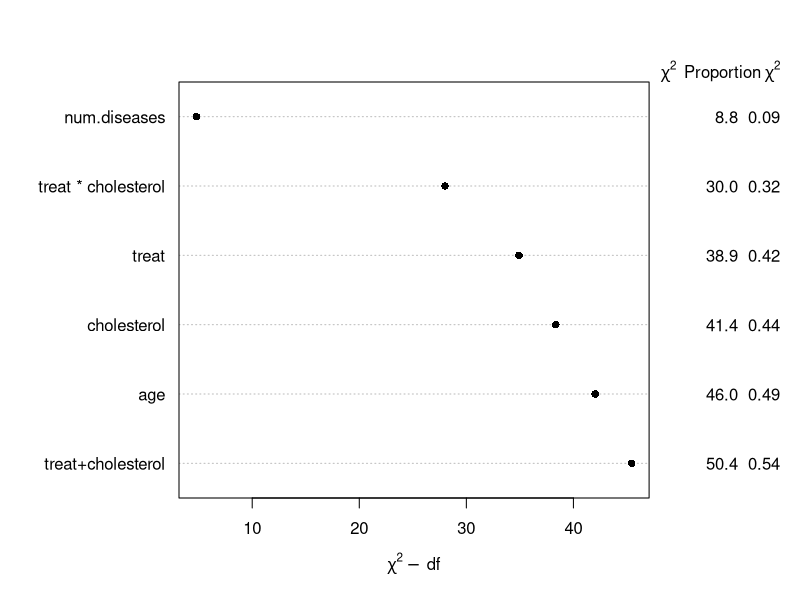

Source code (R): (Note: this script raises an error after producing the figure.)
library(rms)


### Name: anova.rms
### Title: Analysis of Variance (Wald and F Statistics)
### Aliases: anova.rms print.anova.rms plot.anova.rms latex.anova.rms
###   html.anova.rms
### Keywords: models regression htest aplot

### ** Examples

n <- 1000    # define sample size
set.seed(17) # so can reproduce the results
treat <- factor(sample(c('a','b','c'), n,TRUE))
num.diseases <- sample(0:4, n,TRUE)
age <- rnorm(n, 50, 10)
cholesterol <- rnorm(n, 200, 25)
weight <- rnorm(n, 150, 20)
sex <- factor(sample(c('female','male'), n,TRUE))
label(age) <- 'Age'      # label is in Hmisc
label(num.diseases) <- 'Number of Comorbid Diseases'
label(cholesterol) <- 'Total Cholesterol'
label(weight) <- 'Weight, lbs.'
label(sex) <- 'Sex'
units(cholesterol) <- 'mg/dl'   # uses units.default in Hmisc


# Specify population model for log odds that Y=1
L <- .1*(num.diseases-2) + .045*(age-50) +
     (log(cholesterol - 10)-5.2)*(-2*(treat=='a') +
     3.5*(treat=='b')+2*(treat=='c'))
# Simulate binary y to have Prob(y=1) = 1/[1+exp(-L)]
y <- ifelse(runif(n) < plogis(L), 1, 0)


fit <- lrm(y ~ treat + scored(num.diseases) + rcs(age) +
               log(cholesterol+10) + treat:log(cholesterol+10))
a <- anova(fit)                       # Test all factors
b <- anova(fit, treat, cholesterol)   # Test these 2 by themselves
                                      # to get their pooled effects
a
b
# Add a new line to the plot with combined effects
s <- rbind(a, 'treat+cholesterol'=b['TOTAL',])
class(s) <- 'anova.rms'
plot(s, margin=c('chisq', 'proportion chisq'))

g <- lrm(y ~ treat*rcs(age))
dd <- datadist(treat, num.diseases, age, cholesterol)
options(datadist='dd')
p <- Predict(g, age, treat="b")
s <- anova(g)
# Usually omit fontfamily to default to 'Courier'
# It's specified here to make R pass its package-building checks
plot(p, addpanel=pantext(s, 28, 1.9,  fontfamily='Helvetica'))

plot(s, margin=c('chisq', 'proportion chisq'))
# new plot - dot chart of chisq-d.f. with 2 other stats in right margin
# latex(s)                       # nice printout - creates anova.g.tex
options(datadist=NULL)


# Simulate data with from a given model, and display exactly which
# hypotheses are being tested


set.seed(123)
age <- rnorm(500, 50, 15)
treat <- factor(sample(c('a','b','c'), 500, TRUE))
bp  <- rnorm(500, 120, 10)
y   <- ifelse(treat=='a', (age-50)*.05, abs(age-50)*.08) + 3*(treat=='c') +
       pmax(bp, 100)*.09 + rnorm(500)
f   <- ols(y ~ treat*lsp(age,50) + rcs(bp,4))
print(names(coef(f)), quote=FALSE)
specs(f)
anova(f)
an <- anova(f)
options(digits=3)
print(an, 'subscripts')
print(an, 'dots')


an <- anova(f, test='Chisq', ss=FALSE)
plot(0:1)                        # make some plot
tab <- pantext(an, 1.2, .6, lattice=FALSE, fontfamily='Helvetica')
# create function to write table; usually omit fontfamily
tab()                            # execute it; could do tab(cex=.65)
plot(an)                         # new plot - dot chart of chisq-d.f.
# Specify plot(an, trans=sqrt) to use a square root scale for this plot
# latex(an)                      # nice printout - creates anova.f.tex


## Example to save partial R^2 for all predictors, along with overall
## R^2, from two separate fits, and to combine them with a lattice plot

require(lattice)
set.seed(1)
n <- 100
x1 <- runif(n)
x2 <- runif(n)
y  <- (x1-.5)^2 + x2 + runif(n)
group <- c(rep('a', n/2), rep('b', n/2))
A <- NULL
for(g in c('a','b')) {
    f <- ols(y ~ pol(x1,2) + pol(x2,2) + pol(x1,2) %ia% pol(x2,2),
             subset=group==g)
    a <- plot(anova(f),
              what='partial R2', pl=FALSE, rm.totals=FALSE, sort='none')
    a <- a[-grep('NONLINEAR', names(a))]
    d <- data.frame(group=g, Variable=factor(names(a), names(a)),
                    partialR2=unname(a))
    A <- rbind(A, d)
  }
dotplot(Variable ~ partialR2 | group, data=A,
        xlab=ex <- expression(partial~R^2))
dotplot(group ~ partialR2 | Variable, data=A, xlab=ex)
dotplot(Variable ~ partialR2, groups=group, data=A, xlab=ex,
        auto.key=list(corner=c(.5,.5)))


# Suppose that a researcher wants to make a big deal about a variable 
# because it has the highest adjusted chi-square.  We use the
# bootstrap to derive 0.95 confidence intervals for the ranks of all
# the effects in the model.  We use the plot method for anova, with
# pl=FALSE to suppress actual plotting of chi-square - d.f. for each
# bootstrap repetition.  
# It is important to tell plot.anova.rms not to sort the results, or
# every bootstrap replication would have ranks of 1,2,3,... for the stats.

n <- 300
set.seed(1)
d <- data.frame(x1=runif(n), x2=runif(n),  x3=runif(n),
   x4=runif(n), x5=runif(n), x6=runif(n),  x7=runif(n),
   x8=runif(n), x9=runif(n), x10=runif(n), x11=runif(n),
   x12=runif(n))
d$y <- with(d, 1*x1 + 2*x2 + 3*x3 +  4*x4  + 5*x5 + 6*x6 +
               7*x7 + 8*x8 + 9*x9 + 10*x10 + 11*x11 +
              12*x12 + 9*rnorm(n))

f <- ols(y ~ x1+x2+x3+x4+x5+x6+x7+x8+x9+x10+x11+x12, data=d)
B <- 20   # actually use B=1000
ranks <- matrix(NA, nrow=B, ncol=12)
rankvars <- function(fit)
  rank(plot(anova(fit), sort='none', pl=FALSE))
Rank <- rankvars(f)
for(i in 1:B) {
  j <- sample(1:n, n, TRUE)
  bootfit <- update(f, data=d, subset=j)
  ranks[i,] <- rankvars(bootfit)
  }
lim <- t(apply(ranks, 2, quantile, probs=c(.025,.975)))
predictor <- factor(names(Rank), names(Rank))
Dotplot(predictor ~ Cbind(Rank, lim), pch=3, xlab='Rank') 
